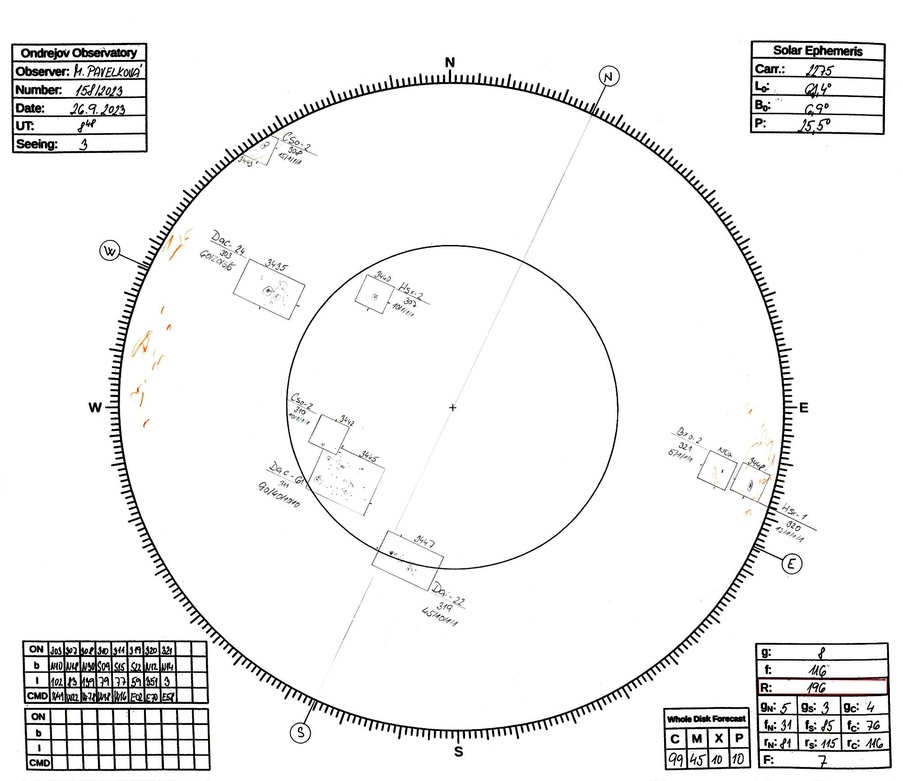
#> input picture 230926dr.jpg, 903 x 781 px, shrunk from 2000 x 1731 before the run
$ python rectangulary.py
#> lines starting #> are read from the running program, lines starting #| are printed output that depends on the picture; after the words box and inside, x2 and y2 are one past the last pixel; in counts of white or black regions, pixels touching at a corner belong together
import cv2
import numpy as np

# Load the image
image = cv2.imread('230926dr.jpg')
#> image is the input picture: shape (781, 903, 3); mean B, G, R 241.8, 241.9, 242

# Convert the image to grayscale
gray = cv2.cvtColor(image, cv2.COLOR_BGR2GRAY)

# Apply Gaussian blur to reduce noise
gray = cv2.GaussianBlur(gray, (5, 5), 0)
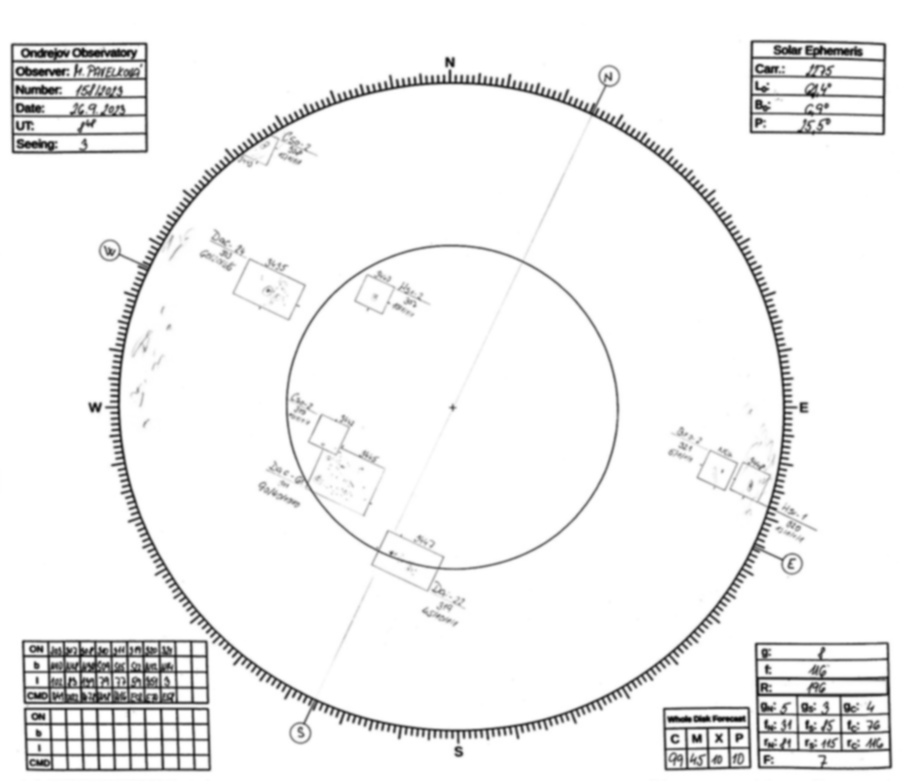
#> gray: shape (781, 903); min 15, max 255, mean 241.9

# Perform edge detection using the Canny function
edges = cv2.Canny(gray, 50, 150, apertureSize=3)
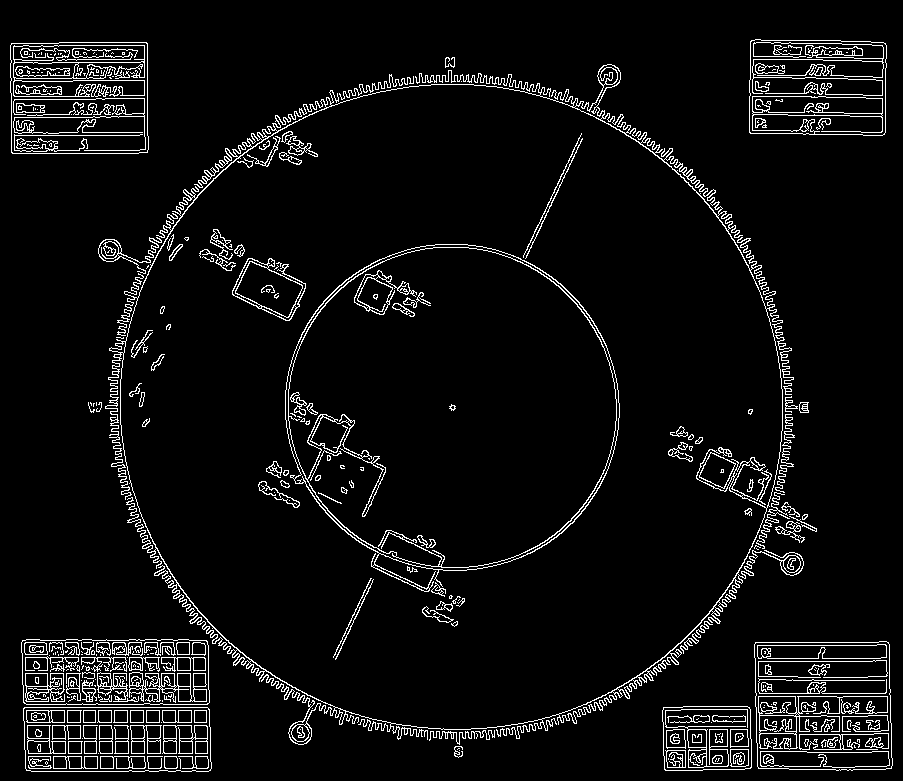
#> edges: shape (781, 903); 5.7% white in thin lines or dots

# Find contours in the edge-detected image
contours, _ = cv2.findContours(edges, cv2.RETR_EXTERNAL, cv2.CHAIN_APPROX_SIMPLE)
#> contours = 36 contours, 19 with area under 20; largest, box (x1, y1, x2, y2) and area: (105, 64, 804, 745) 342126, (754, 641, 893, 771) 17049, (10, 42, 149, 154) 15095, (749, 39, 887, 136) 12667, (21, 639, 210, 705) 11968

# Create a directory to save the extracted rectangles
import os
if not os.path.exists("extracted_rectangles"):
    os.mkdir("extracted_rectangles")

# Loop through the detected contours and find rectangles
for i, contour in enumerate(contours):
    # Approximate the contour to a polygon
    epsilon = 0.04 * cv2.arcLength(contour, True)
    approx = cv2.approxPolyDP(contour, epsilon, True)

    if len(approx) == 4:
        # If the polygon has 4 corners, it's a rectangle
        # Crop the rectangular region
        x, y, w, h = cv2.boundingRect(approx)
        roi = image[y:y+h, x:x+w]

        # Save the extracted rectangle
        filename = f"extracted_rectangles/rectangle_{i}.jpg"
        cv2.imwrite(filename, roi)
#> this loop made 36 passes
#> (contour, epsilon, approx, x, y, w, h, filename) on passes 2, 21: ([[458, 748], [457, 749], [458, 748], [459, 748]], 0.193, [[459, 748], [458, 748], [457, 749], [458, 748]], 457, 748, 3, 2, 'extracted_rectangles/rectangle_1.jpg'), ([[93, 403], [93, 406], [93, 404], [94, 403]], 0.297, [[94, 403], [93, 403], [93, 406], [93, 404]], 93, 403, 2, 4, 'extracted_rectangles/rectangle_20.jpg')
#> (epsilon, approx, x, y, w, h, filename) on passes 7, 8, 10, 11, 13: (20.07, [[23, 708], [26, 770], [211, 768], [207, 707]], 23, 707, 189, 64, 'extracted_rectangles/rectangle_6.jpg'), (11.98, [[663, 707], [665, 770], [751, 767], [749, 707]], 663, 707, 89, 64, 'extracted_rectangles/rectangle_7.jpg'), (21.15, [[888, 642], [755, 642], [758, 768], [891, 768]], 755, 642, 137, 127, 'extracted_rectangles/rectangle_9.jpg'), (20.39, [[21, 642], [26, 704], [209, 702], [206, 640]], 21, 640, 189, 65, 'extracted_rectangles/rectangle_10.jpg'), (0.193, [[756, 548], [757, 549], [758, 549], [757, 549]], 756, 548, 3, 2, 'extracted_rectangles/rectangle_12.jpg')

# Display the image with detected rectangles (optional)
cv2.imshow("Rectangles", image)
cv2.waitKey(0)
cv2.destroyAllWindows()

$ run again, with 000103dr.jpg copied over 230926dr.jpg
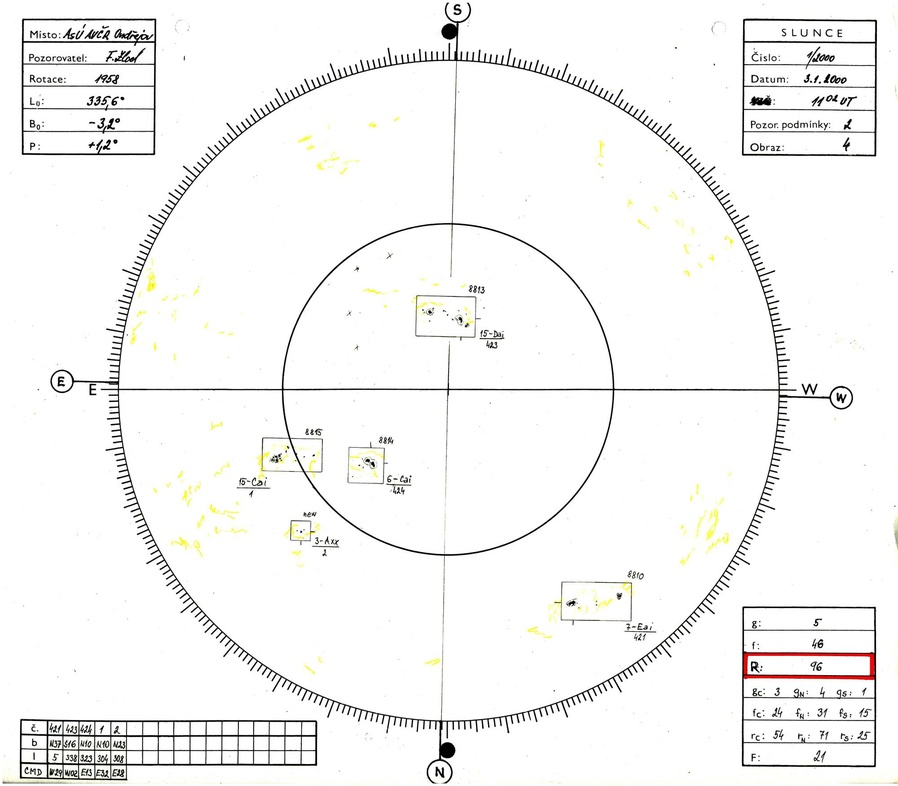
#> input picture 000103dr.jpg, 898 x 786 px, shrunk from 2000 x 1750 before the run
#> image is the input picture: shape (786, 898, 3); mean B, G, R 244.6, 245.5, 245.7
#> `gray = cv2.GaussianBlur(gray, (5, 5), 0)`:
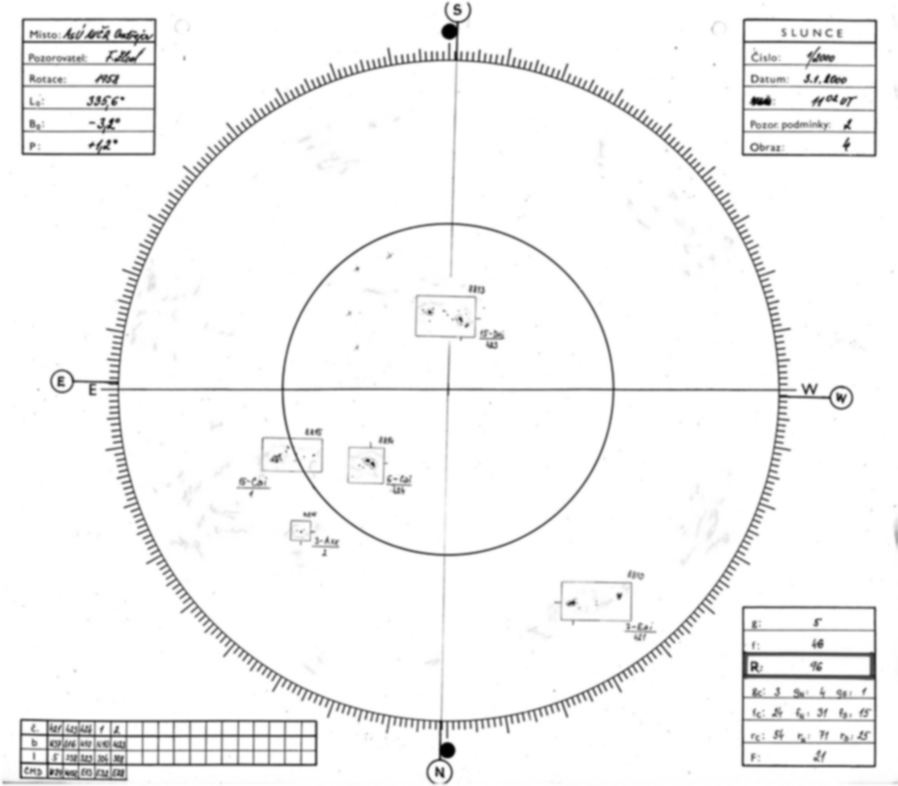
#> gray: shape (786, 898); min 1, max 255, mean 245.5
#> `edges = cv2.Canny(gray, 50, 150, apertureSize=3)`:
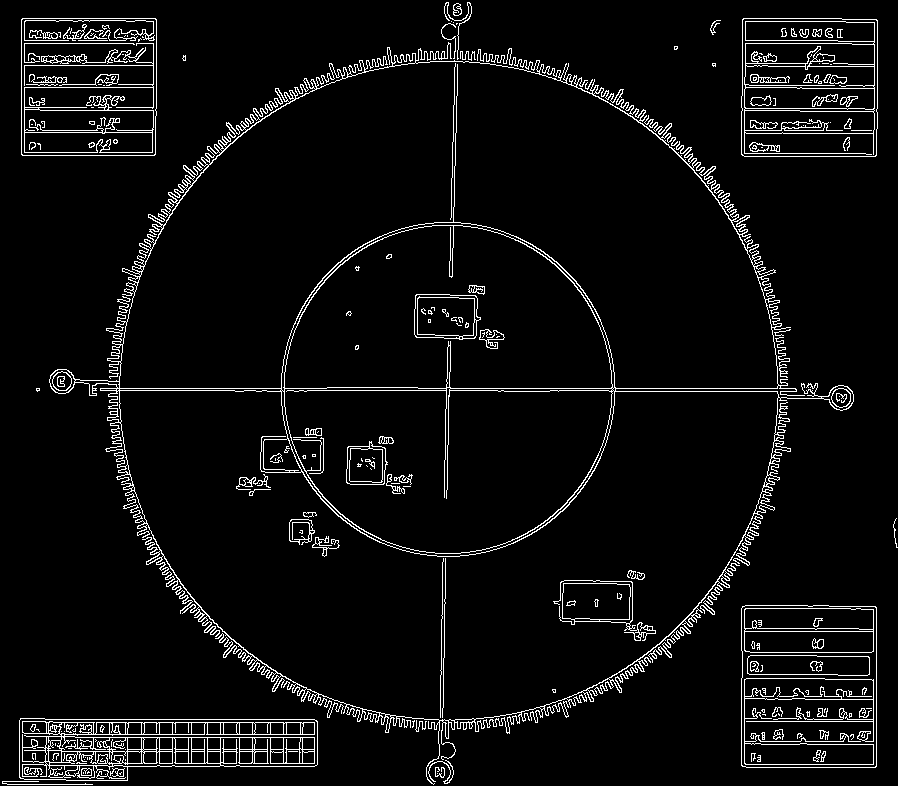
#> edges: shape (786, 898); 5.2% white in thin lines or dots
#> contours = 27 contours, 18 with area under 20; largest, box (x1, y1, x2, y2) and area: (49, 42, 854, 785) 350832, (741, 605, 877, 768) 21780, (741, 18, 878, 157) 18617, (21, 18, 157, 156) 18452, (19, 718, 318, 781) 15471
#> the loop `for i, contour in enumerate(contours):` made 27 passes
#> (epsilon, approx, x, y, w, h, filename) on passes 7 to 9: (28.7, [[19, 720], [24, 779], [317, 764], [314, 719]], 19, 719, 299, 61, 'extracted_rectangles/rectangle_6.jpg'), (23.66, [[742, 606], [741, 765], [875, 767], [876, 607]], 741, 606, 136, 162, 'extracted_rectangles/rectangle_7.jpg'), (2.61, [[896, 518], [893, 527], [897, 547], [893, 527]], 893, 518, 5, 30, 'extracted_rectangles/rectangle_8.jpg')

$ run again, with 010612dr.jpg copied over 230926dr.jpg
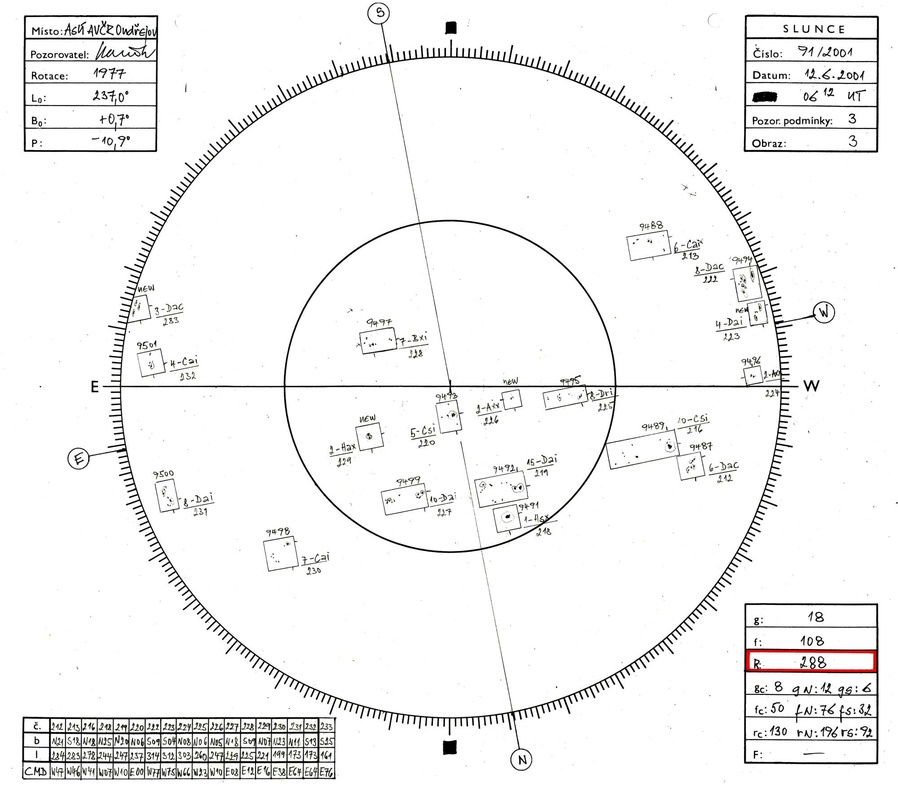
#> input picture 010612dr.jpg, 898 x 786 px, shrunk from 2000 x 1750 before the run
#> image is the input picture: shape (786, 898, 3); mean B, G, R 242.9, 243.1, 243.2
#> `gray = cv2.GaussianBlur(gray, (5, 5), 0)`:
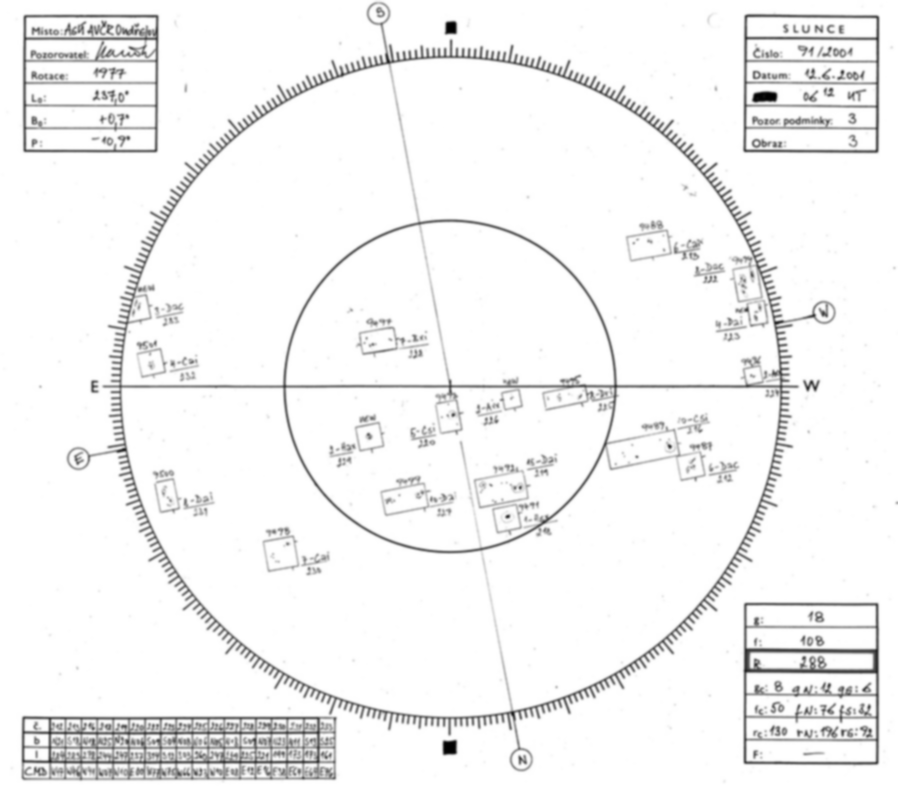
#> gray: shape (786, 898); min 1, max 255, mean 243.1
#> `edges = cv2.Canny(gray, 50, 150, apertureSize=3)`:
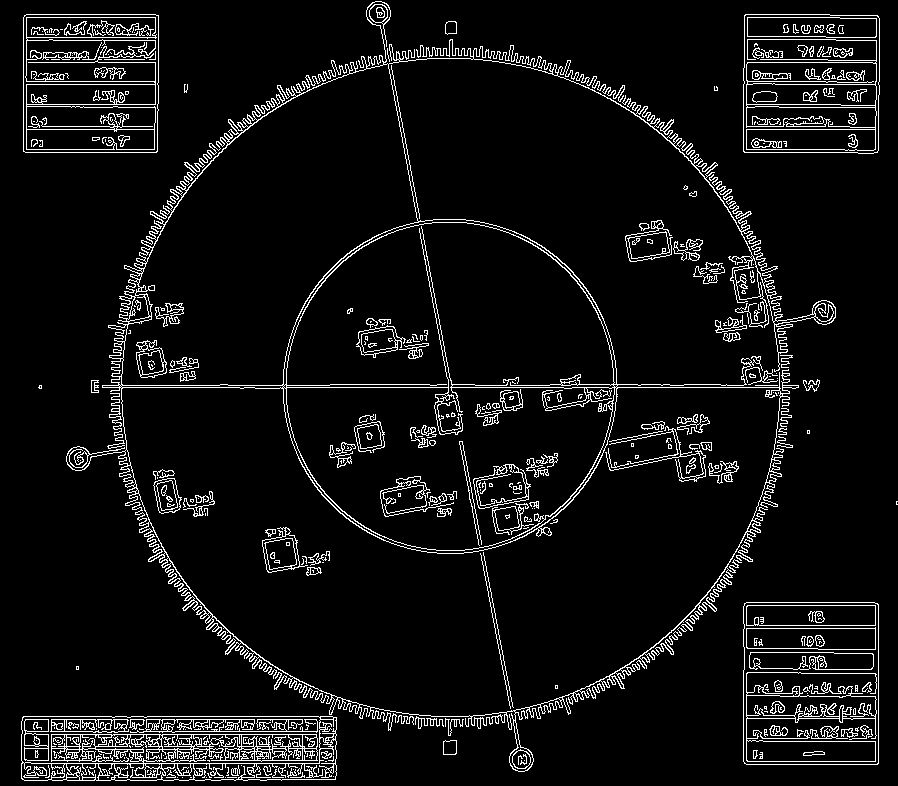
#> edges: shape (786, 898); 6.6% white in thin lines or dots
#> contours = 52 contours, 32 with area under 20; largest, box (x1, y1, x2, y2) and area: (66, 1, 836, 772) 282248, (743, 602, 879, 765) 21828, (21, 716, 337, 781) 19968, (743, 14, 880, 154) 18612, (23, 14, 159, 153) 18573
#> the loop `for i, contour in enumerate(contours):` made 52 passes
#> (contour, epsilon, approx, x, y, w, h, filename) on pass 19: ([[768, 379], [767, 380], [768, 379], [773, 379]], 0.513, [[767, 380], [768, 379], [773, 379], [768, 379]], 767, 379, 7, 2, 'extracted_rectangles/rectangle_18.jpg')

$ run again, with 120607dr.jpg copied over 230926dr.jpg
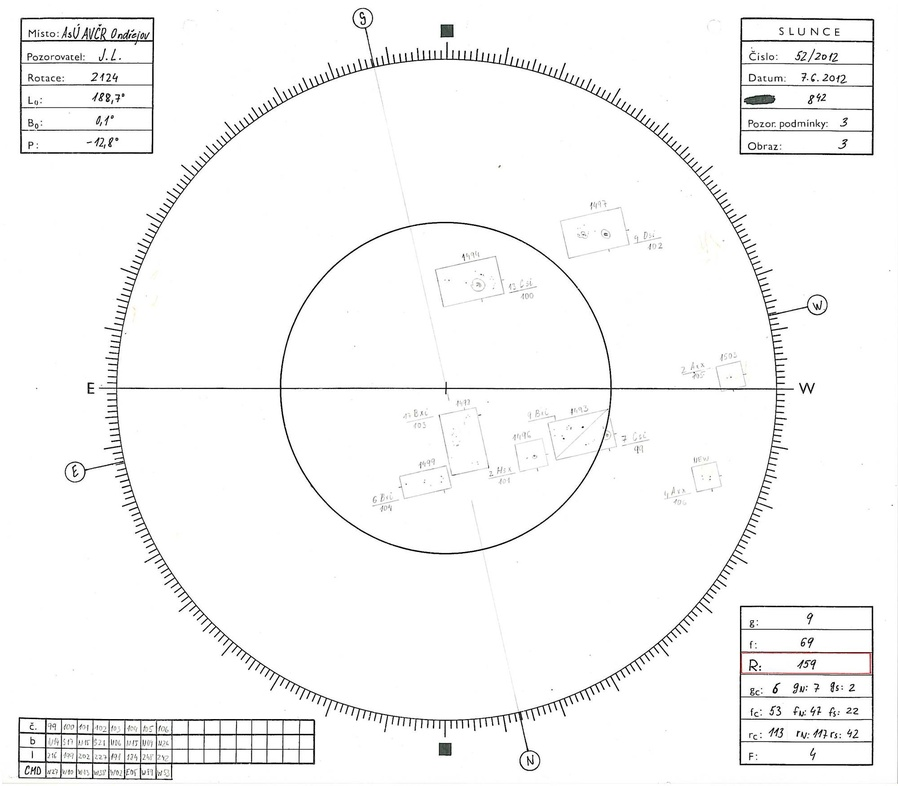
#> input picture 120607dr.jpg, 898 x 786 px, shrunk from 2000 x 1750 before the run
#> image is the input picture: shape (786, 898, 3); mean B, G, R 247.4, 247.4, 247.4
#> `edges = cv2.Canny(gray, 50, 150, apertureSize=3)`:
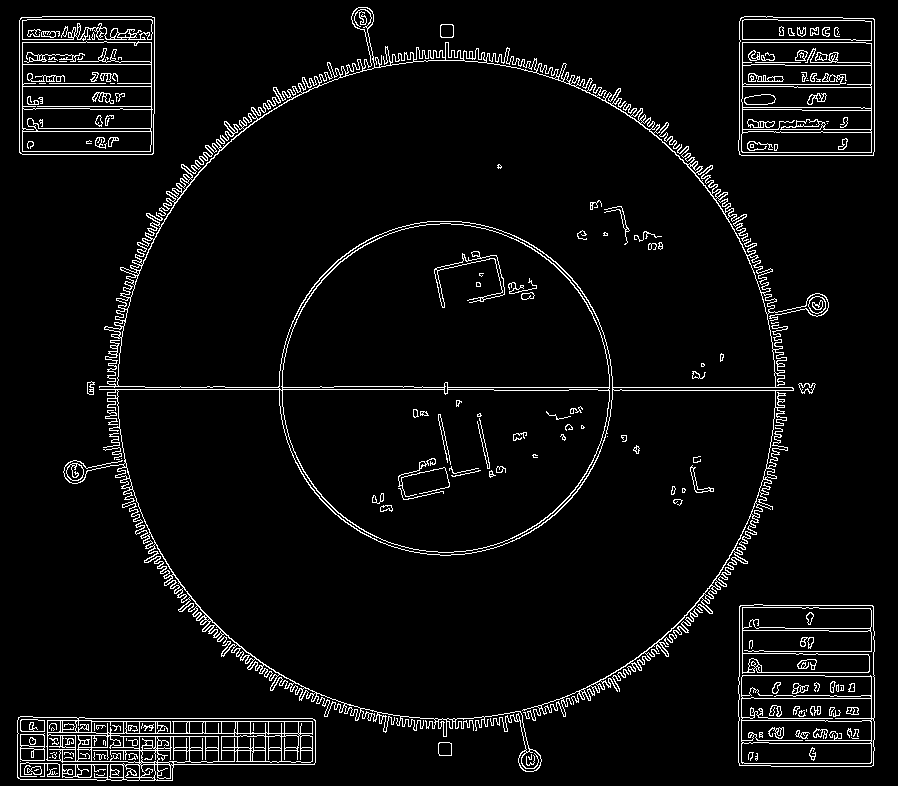
#> edges: shape (786, 898); 4.9% white in thin lines or dots
#> contours = 26 contours, 11 with area under 20; largest, box (x1, y1, x2, y2) and area: (63, 7, 829, 772) 224438, (738, 604, 875, 767) 21703, (738, 16, 875, 156) 18626, (19, 16, 155, 155) 18558, (17, 716, 316, 781) 16168
#> the loop `for i, contour in enumerate(contours):` made 26 passes
#> (epsilon, approx, x, y, w, h, filename) on passes 1, 2, 4: (2.01, [[439, 742], [439, 755], [451, 755], [451, 743]], 439, 742, 13, 14, 'extracted_rectangles/rectangle_0.jpg'), (28.88, [[17, 720], [20, 779], [315, 762], [312, 718]], 17, 718, 299, 62, 'extracted_rectangles/rectangle_1.jpg'), (23.87, [[740, 605], [739, 765], [873, 765], [873, 606]], 739, 605, 135, 161, 'extracted_rectangles/rectangle_3.jpg')
#> pass 2, `roi = image[y:y+h, x:x+w]`:
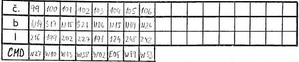
#> roi: shape (62, 299, 3); mean B, G, R 211.5, 211.7, 211.7
